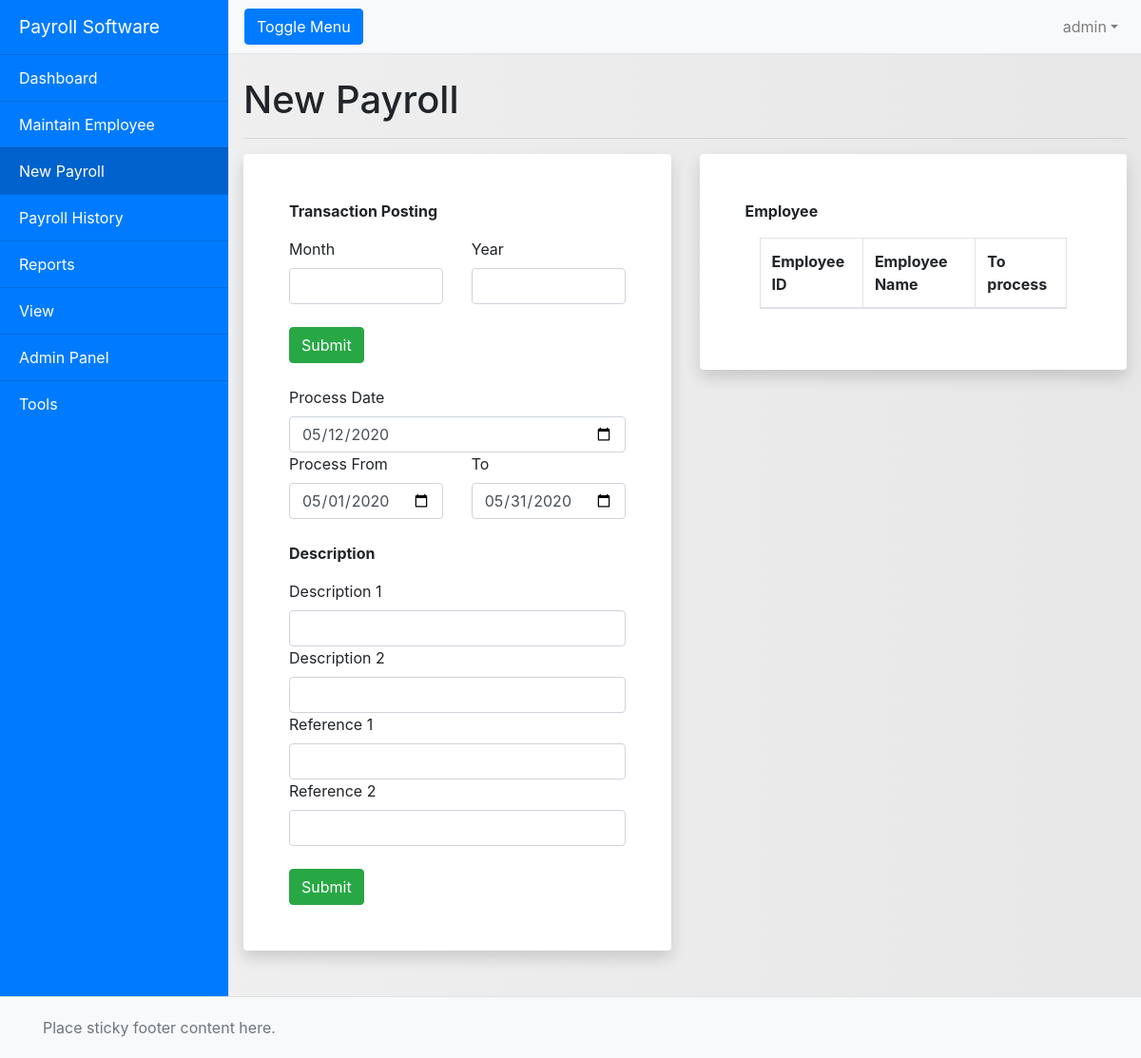
/newpayroll.php (signed in), run on an earlier commit of the app's database.
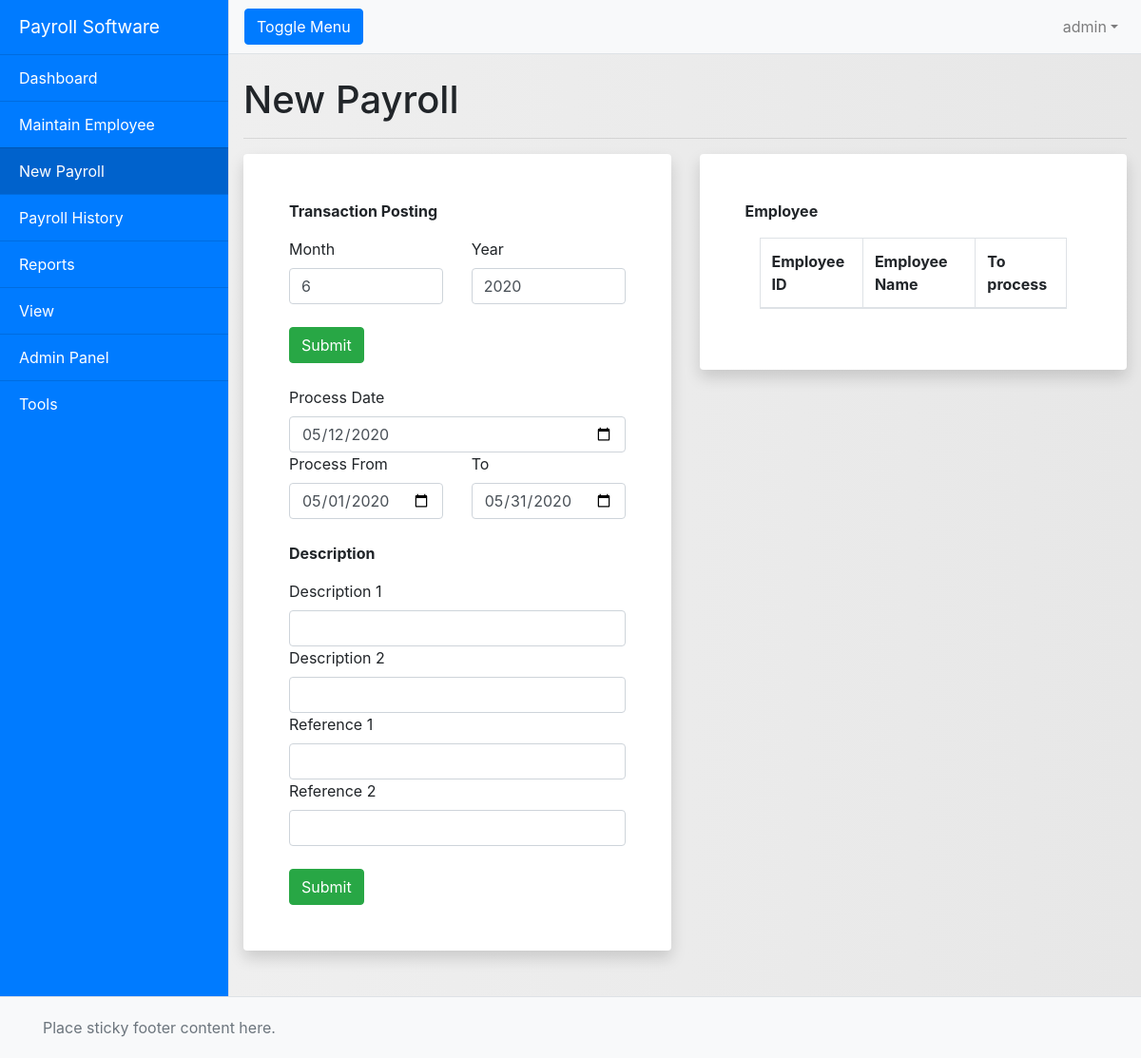
And on a later commit of the database.
### tables this page shows
CREATE TABLE `temp_process` (
  `id` int(11) NOT NULL,
  `temp_month` varchar(255) NOT NULL,
  `temp_year` varchar(255) NOT NULL
);

### newpayroll.php (the view, shortened to what this page needs)
<?php
    include "conn.php";
?>
<!DOCTYPE html>
<html lang="en">
<head>
<?php include "all_css.php"; ?>
</head>
<body>
<div class="d-flex" id="wrapper">
<?php include "sidebar.php"; ?>
<div id="page-content-wrapper">
<?php include "navbar.php"; ?>
<div class="container-fluid">
<h1 class="mt-4">New Payroll</h1>
<?php
$all_check_sql = mysqli_query($conn, "SELECT * FROM temp_process");
$acs = mysqli_fetch_assoc($all_check_sql);
$process_date_month = $acs["temp_month"];
$process_date_year = $acs["temp_year"];
?>
    <hr> <form action="newpayroll.php" method="post" enctype="multipart/form-data">
    <div class="row">
        <div class="col-md-6 col-12">
            <div class="p-5 bg-white rounded shadow mb-5">
            <p><b>Transaction Posting</b></p>
            <div class="row">
                <div class="col-md-6 col-12">
                    <label for="">Month</label>
                    <input type="number" name="process_payroll_process_month" class="form-control" value="<?php echo $process_date_month; ?>">
                </div>
                <div class="col-md-6 col-12">
                    <label for="">Year</label>
                    <input type="text" name="process_payroll_process_year" class="form-control" value="<?php echo $process_date_year; ?>">
                </div>
            </div><br>
            <div class="row">
                <div class="col-12">
                    <input type="submit" class="btn btn-success" name="check">
                </div>
            </div><br>
            <div class="row">
                <div class="col-md-12">
                    <label for="">Process Date</label>
                    <input type="date" class="form-control" name="process_payroll_process_date" value="<?php echo date('Y-m-d'); ?>">
                </div>
            </div>
            <div class="row">
                <div class="col-md-6 col-12">
                    <label for="">Process From</label>
                    <input type="date" class="form-control" name="process_payroll_from" value="<?php echo date('Y-m-01'); ?>">
                </div>
                <div class="col-md-6 col-12">
                    <label for="">To</label>
                    <input type="date" class="form-control" name="process_payroll_to" value="<?php echo date('Y-m-t'); ?>">
                </div>
            </div>
            <br>
            <p><b>Description</b></p>
            <div class="row">
                <div class="col-12">
                    <label for="">Description 1</label>
                    <input type="text" class="form-control" name="process_payroll_desc_1">
                </div>
            </div>
            <div class="row">
                <div class="col-12">
                    <label for="">Description 2</label>
                    <input type="text" class="form-control" name="process_payroll_desc_2">
                </div>
            </div>
            <div class="row">
                <div class="col-12">
                    <label for="">Reference 1</label>
                    <input type="text" class="form-control" name="process_payroll_ref_1">
                </div>
            </div>
            <div class="row">
                <div class="col-12">
                    <label for="">Reference 2</label>
                    <input type="text" class="form-control" name="process_payroll_ref_2">
                </div>
            </div>
            <div class="row">
                <div class="col-12">
                    <br>
                    <input type="submit" class="btn btn-success" name="submit">
                </div>
            </div>
        </div>
        </div>
        <div class="col-md-6 col-12">
            <div class="p-5 bg-white rounded shadow mb-5">
            <p><b>Employee</b></p>
                <div class="table-responsive">
                    <div class="container-fluid">
                        <div class="row">
                            <div class="col-md-12">
                                <table id="example" class="table table-bordered">
                                <thead>
                                    <tr>
                                        <th>Employee ID</th>
                                        <th>Employee Name</th>
                                        <th>To process</th>
                                    </tr>
                                </thead>
                                </table>
                            </div>
                        </div>
                    </div>
                </div>
            </div>
        </div>
    </div> </form>
</div>
</div>
</div>
<?php include "footer.php"; ?>
</body>
</html>

What changed in the data, as far as the page shows it:
added temp_process: process_payroll_process_month "6", process_payroll_process_year "2020"
